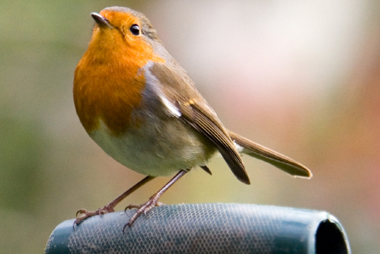
//> input picture modules/hfs/samples/data/000.jpg, 380 x 254 px
$ ./example data/000.jpg   (built with g++ and OpenCV 4)
//> lines starting //> are read from the running program, lines starting //| are printed output that depends on the picture
#include "opencv2/core.hpp"
#include "opencv2/imgcodecs.hpp"
#include "opencv2/hfs.hpp"

using namespace cv;
using namespace cv::hfs;
int main(int argc, char *argv[])
{
    // invalid number of command line parameter
    if( argc != 2 ) {
        return EXIT_FAILURE;
    }

    char* path = argv[1];
    // read in a pictrue to initialize the height and width
    Mat src = imread(path), res;
//> src is the input picture: 254 rows x 380 cols, CV_8UC3; mean B, G, R 119.6, 144.8, 160.3
    int _h = src.rows, _w = src.cols;

    // initialize the HfsSegment object
    // In this example, we used default paramters.
    // However, bear in mind that you can pass in your
    // own parameters in with this function.
    Ptr<HfsSegment> h = HfsSegment::create( _h, _w );

    // segment and write the first result.
    res = h->performSegmentGpu(src);
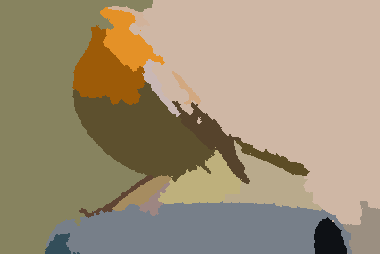
//> res: 254 rows x 380 cols, CV_8UC3; mean B, G, R 119.5, 144.7, 160.3
    imwrite( "segment_default_gpu.jpg", res );
    // also, there is CPU interface for that
    res = h->performSegmentCpu(src);
    imwrite( "segment_default_cpu.jpg", res );

    // also, instead of getting a segmented image
    // from our interface, you can also choose to not to
    // draw the result on the Mat and only get a matrix
    // of index. Note that the data type of the returned
    // Mat in this case is CV_16U
    Mat idx_mat = h->performSegmentGpu( src, false );
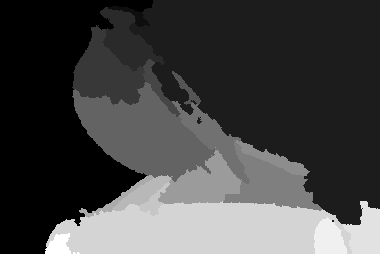
//> idx_mat: 254 rows x 380 cols, CV_16UC1; min 1, max 19, mean 5.81; drawn with min black and max white

    // also, you can change any parameters as you want
    h->setSlicSpixelSize(10);
    res = h->performSegmentGpu(src);
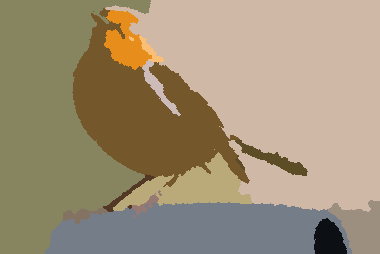
//> res: 254 rows x 380 cols, CV_8UC3; mean B, G, R 119.6, 145, 160.3
    imwrite( "segment_changed_param.jpg", res );

    return 0;
}

$ run again, on modules/hfs/samples/data/002.jpg
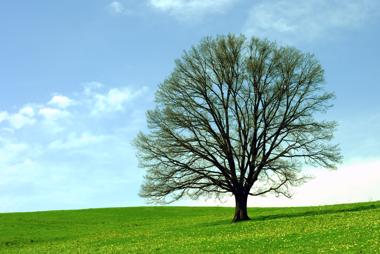
//> input picture modules/hfs/samples/data/002.jpg, 380 x 254 px
//> src is the input picture: 254 rows x 380 cols, CV_8UC3; mean B, G, R 167.5, 178.7, 137.8
//> `Mat idx_mat = h->performSegmentGpu( src, false );`:
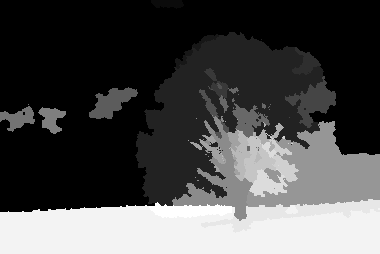
//> idx_mat: 254 rows x 380 cols, CV_16UC1; min 1, max 23, mean 7.5; drawn with min black and max white
//> `res = h->performSegmentGpu(src);`:
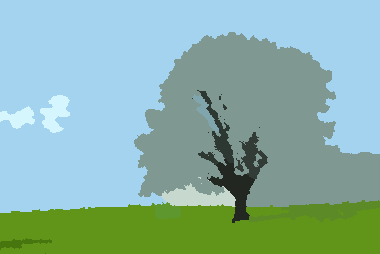
//> res: 254 rows x 380 cols, CV_8UC3; mean B, G, R 167.7, 178.8, 138
